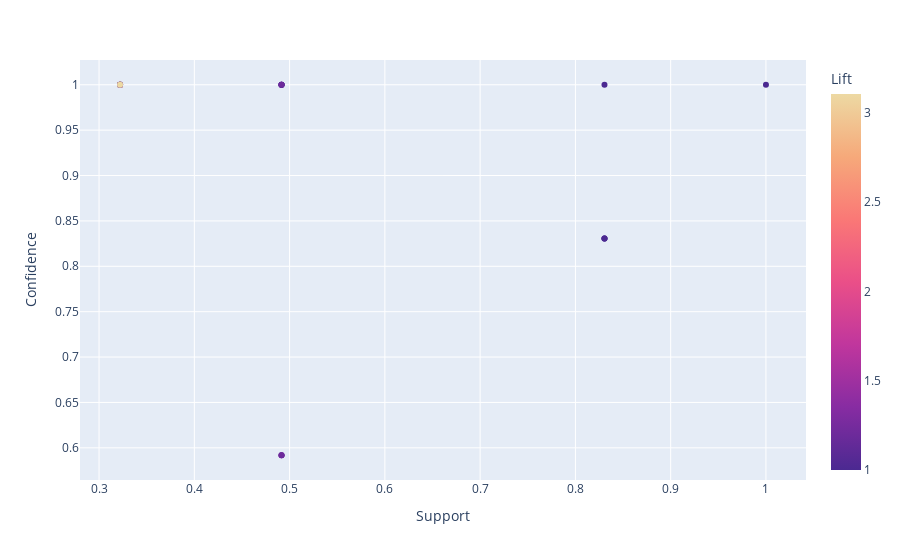

Notebook code for this chart:
### Code cell
Rules = list(apriori(Inflammation_of_urinary_bladder, min_support=0.2, min_confidence=0.5))
associationRules = utils.extract(Rules)
rules_df1 = pd.DataFrame(associationRules, columns=['LHS', 'RHS', 'Support', 'Confidence', 'Lift'])

fig = px.scatter(rules_df1, x='Support', y='Confidence', color='Lift',
                 hover_data=['LHS', 'RHS'], color_continuous_scale='agsunset')
fig.show()

### Figure 1 — Plotly figure (JSON) as saved in the notebook; plotly's stock layout.template omitted (floating-point values rounded to 4 significant figures; data arrays with more than 128 entries replaced by an {"elided": "..."} marker saying what was removed)
{"data": [{"customdata": {"elided": "46 rows, 133 str values in total"}, "hovertemplate": "Support=%{x}<br>Confidence=%{y}<br>LHS=%{customdata[0]}<br>RHS=%{customdata[1]}<br>Lift=%{marker.color}<extra></extra>", "legendgroup": "", "marker": {"color": [1, 1, 1.204, 1.204, 1, 1.204, 3.105, 3.105, 1, 1.204, 1, 1, 1, 1, 1.204, 1.204, 1, 1.204, 1.204, 3.105, 3.105, 3.105, 1.204, 3.105, 1.204, 1, 1.204, 3.105, 3.105, 1, 3.105, 3.105, 1.204, 1, 1.204, 3.105, 3.105, 3.105, 1.204, 3.105, 3.105, 3.105, 1, 3.105, 1.204, 3.105], "coloraxis": "coloraxis", "symbol": "circle"}, "mode": "markers", "name": "", "orientation": "v", "showlegend": false, "type": "scatter", "x": [0.8305, 1, 0.4915, 0.4915, 0.4915, 0.322, 0.322, 0.322, 0.322, 0.322, 0.8305, 0.8305, 0.8305, 0.322, 0.4915, 0.4915, 0.4915, 0.4915, 0.4915, 0.322, 0.322, 0.322, 0.322, 0.322, 0.322, 0.322, 0.322, 0.322, 0.322, 0.322, 0.322, 0.322, 0.322, 0.322, 0.322, 0.322, 0.322, 0.322, 0.322, 0.322, 0.322, 0.322, 0.322, 0.322, 0.322, 0.322], "xaxis": "x", "y": [0.8305, 1, 1, 0.5918, 1, 1, 1, 1, 1, 1, 0.8305, 1, 0.8305, 1, 1, 0.5918, 1, 1, 0.5918, 1, 1, 1, 1, 1, 1, 1, 1, 1, 1, 1, 1, 1, 1, 1, 1, 1, 1, 1, 1, 1, 1, 1, 1, 1, 1, 1], "yaxis": "y"}], "layout": {"coloraxis": {"colorbar": {"title": {"text": "Lift"}}, "colorscale": [[0, "rgb(75, 41, 145)"], [0.1667, "rgb(135, 44, 162)"], [0.3333, "rgb(192, 54, 157)"], [0.5, "rgb(234, 79, 136)"], [0.6667, "rgb(250, 120, 118)"], [0.8333, "rgb(246, 169, 122)"], [1, "rgb(237, 217, 163)"]]}, "legend": {"tracegroupgap": 0}, "margin": {"t": 60}, "xaxis": {"anchor": "y", "domain": [0, 1], "title": {"text": "Support"}}, "yaxis": {"anchor": "x", "domain": [0, 1], "title": {"text": "Confidence"}}}}
